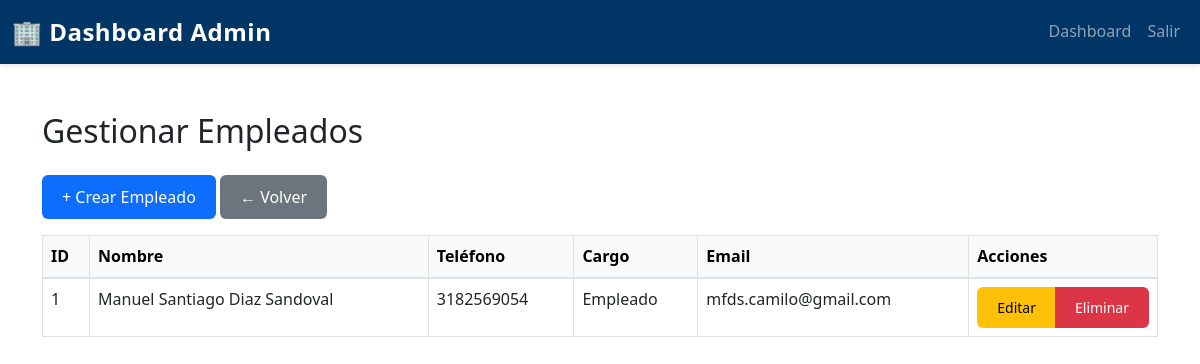
/FRONTEND/index.php?route=admin/empleado/listar (signed in), run on the app's committed database.
### tables this page shows
CREATE TABLE `empleados` (
  `id_empleado` int(11) NOT NULL,
  `nombre` varchar(100) NOT NULL,
  `cargo` varchar(50) DEFAULT NULL,
  `correo` varchar(100) DEFAULT NULL,
  `telefono` varchar(20) DEFAULT NULL,
  `fecha_ingreso` date DEFAULT NULL
);

### FRONTEND/models/EmpleadoModel.php (called while the page is built, shortened)
<?php
class EmpleadoModel {
    private $db;
    public function __construct($database) {
        $this->db = $database;
    }
    public function obtenerTodos() {
        $query = "SELECT * FROM empleados ORDER BY nombre ASC";
        $stmt = $this->db->prepare($query);
        $stmt->execute();
        return $stmt->fetchAll(PDO::FETCH_ASSOC);
    }
}

### FRONTEND/views/admin/listar_empleados.php (the view, shortened to what this page needs)
<?php
require_once __DIR__ . '/../../models/EmpleadoModel.php';
$db = new Database();
$conn = $db->connect();
$empleadoModel = new EmpleadoModel($conn);
$empleados = $empleadoModel->obtenerTodos();
?>
<!DOCTYPE html>
<html lang="es">
<head>
    <link href="https://cdn.jsdelivr.net/npm/bootstrap@5.3.0/dist/css/bootstrap.min.css" rel="stylesheet">
    <link rel="stylesheet" href="assets/css/styles.css">
</head>
<body>
<nav class="navbar navbar-expand-lg navbar-dark bg-dark-blue">
    <div class="container-fluid">
        <a class="navbar-brand fw-bold" href="index.php?route=admin/dashboard">🏢 Dashboard Admin</a>
        <div class="collapse navbar-collapse" id="navbarNav">
            <ul class="navbar-nav ms-auto">
                <li class="nav-item"><a class="nav-link" href="index.php?route=admin/dashboard">Dashboard</a></li>
                <li class="nav-item"><a class="nav-link" href="index.php?route=logout">Salir</a></li>
            </ul>
        </div>
    </div>
</nav>
<div class="container my-5">
    <h2 class="mb-4">Gestionar Empleados</h2>
    <a href="index.php?route=admin/empleado/crear" class="btn btn-primary mb-3">+ Crear Empleado</a>
    <a href="index.php?route=admin/dashboard" class="btn btn-secondary mb-3">← Volver</a>
    <table class="table table-bordered table-hover">
        <thead class="table-light">
            <tr>
                <th>ID</th>
                <th>Nombre</th>
                <th>Teléfono</th>
                <th>Cargo</th>
                <th>Email</th>
                <th style="width: 150px;">Acciones</th>
            </tr>
        </thead>
        <tbody>
        <?php foreach ($empleados as $e): ?>
            <tr>
                <td><?= $e['id_empleado'] ?></td>
                <td><?= $e['nombre'] ?></td>
                <td><?= $e['telefono'] ?></td>
                <td><?= $e['cargo'] ?></td>
                <td><?= $e['correo'] ?></td>
<td>
    <div class="btn-group">
    <a href="index.php?route=admin/empleado/editar&id=<?= $e['id_empleado']; ?>"
       class="btn btn-sm btn-warning">Editar</a>
    <a href="index.php?route=admin/empleado/eliminar&id=<?= $e['id_empleado']; ?>"
       class="btn btn-sm btn-danger">Eliminar</a>
    </div>
</td>
            </tr>
        <?php endforeach; ?>
        </tbody>
    </table>
</div>
</body>
</html>

### FRONTEND/assets/css/styles.css (style rules this page uses)
:root { --primary-blue: #0d6efd; --dark-blue: #003566; --white: #ffffff; --light-gray: #f8f9fa; --text-dark: #212529; --border-color: #dee2e6; }
* { margin: 0; padding: 0; box-sizing: border-box; }
body { font-family: 'Segoe UI', Tahoma, Geneva, Verdana, sans-serif; line-height: 1.6; color: var(--text-dark); background-color: #ffffff; }
.bg-dark-blue { background-color: var(--dark-blue) !important; }
.navbar { box-shadow: 0 2px 4px rgba(0, 0, 0, 0.1); }
.navbar-brand { font-size: 1.5rem; letter-spacing: 0.5px; }
.nav-link { transition: color 0.3s ease; font-weight: 500; }
.btn { border-radius: 6px; font-weight: 500; transition: all 0.3s ease; border: none; padding: 10px 20px; }
.btn-primary { background-color: var(--primary-blue); color: white; }
.btn-secondary { background-color: #6c757d; }
.btn-danger { background-color: #dc3545; }
.btn-warning { background-color: #ffc107; color: #000; }
.table { margin-bottom: 0; }
.table thead { border-bottom: 2px solid var(--border-color); }

### data on the page
empleados: id_empleado "1", nombre "Manuel Santiago Diaz Sandoval", telefono "3182569054", cargo "Empleado", correo "mfds.camilo@gmail.com"
